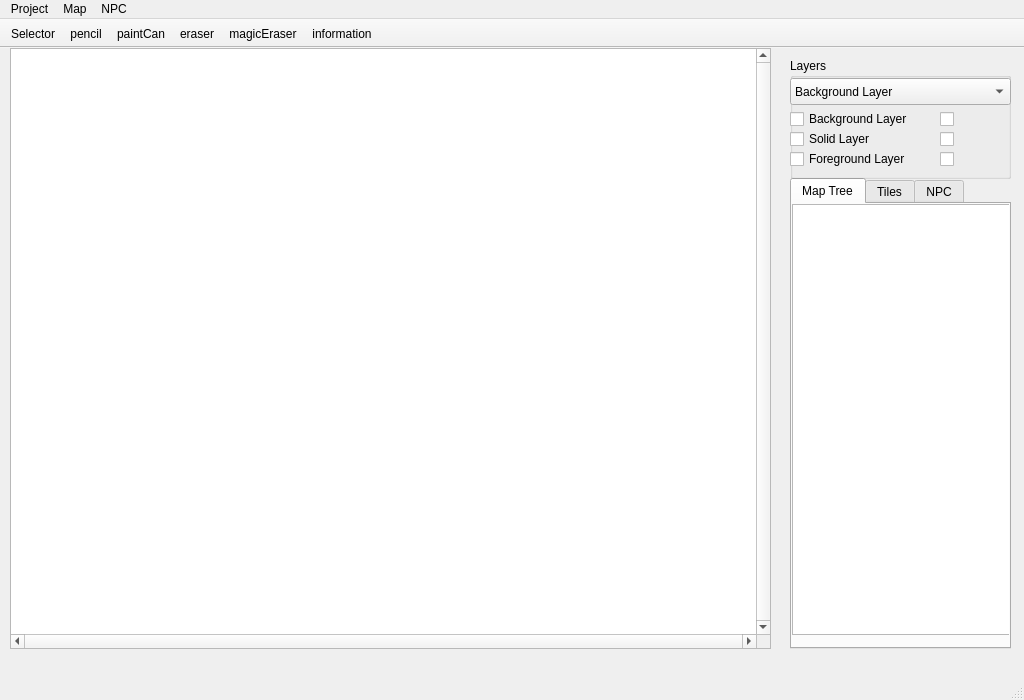
<?xml version="1.0" encoding="UTF-8"?>
<ui version="4.0">
 <class>MainWindow</class>
 <widget class="QMainWindow" name="MainWindow">
  <property name="geometry">
   <rect>
    <x>0</x>
    <y>0</y>
    <width>1024</width>
    <height>700</height>
   </rect>
  </property>
  <property name="windowTitle">
   <string>Figaro Editor</string>
  </property>
  <widget class="QWidget" name="centralWidget">
   <widget class="QTabWidget" name="tabWidget">
    <property name="geometry">
     <rect>
      <x>790</x>
      <y>130</y>
      <width>221</width>
      <height>471</height>
     </rect>
    </property>
    <property name="acceptDrops">
     <bool>false</bool>
    </property>
    <property name="currentIndex">
     <number>0</number>
    </property>
    <widget class="QWidget" name="tabTree">
     <attribute name="title">
      <string>Map Tree</string>
     </attribute>
     <widget class="QTreeWidget" name="projectTree">
      <property name="geometry">
       <rect>
        <x>0</x>
        <y>0</y>
        <width>221</width>
        <height>431</height>
       </rect>
      </property>
      <attribute name="headerVisible">
       <bool>false</bool>
      </attribute>
      <column>
       <property name="text">
        <string notr="true">1</string>
       </property>
      </column>
     </widget>
    </widget>
    <widget class="QWidget" name="tabTiles">
     <attribute name="title">
      <string>Tiles</string>
     </attribute>
     <widget class="QGraphicsView" name="tilemapView">
      <property name="geometry">
       <rect>
        <x>0</x>
        <y>0</y>
        <width>221</width>
        <height>311</height>
       </rect>
      </property>
     </widget>
    </widget>
    <widget class="QWidget" name="tab">
     <attribute name="title">
      <string>NPC</string>
     </attribute>
     <widget class="QTableWidget" name="npcTableWidget">
      <property name="geometry">
       <rect>
        <x>0</x>
        <y>0</y>
        <width>211</width>
        <height>121</height>
       </rect>
      </property>
      <property name="minimumSize">
       <size>
        <width>211</width>
        <height>0</height>
       </size>
      </property>
      <attribute name="horizontalHeaderMinimumSectionSize">
       <number>60</number>
      </attribute>
      <attribute name="verticalHeaderMinimumSectionSize">
       <number>30</number>
      </attribute>
      <row>
       <property name="text">
        <string>Name</string>
       </property>
      </row>
      <row>
       <property name="text">
        <string>X</string>
       </property>
      </row>
      <row>
       <property name="text">
        <string>Y</string>
       </property>
      </row>
      <column>
       <property name="text">
        <string>Value</string>
       </property>
      </column>
     </widget>
    </widget>
   </widget>
   <widget class="QGraphicsView" name="mapView">
    <property name="geometry">
     <rect>
      <x>10</x>
      <y>0</y>
      <width>761</width>
      <height>601</height>
     </rect>
    </property>
    <property name="acceptDrops">
     <bool>false</bool>
    </property>
    <property name="verticalScrollBarPolicy">
     <enum>Qt::ScrollBarAlwaysOn</enum>
    </property>
    <property name="horizontalScrollBarPolicy">
     <enum>Qt::ScrollBarAlwaysOn</enum>
    </property>
   </widget>
   <widget class="QGroupBox" name="groupBox">
    <property name="geometry">
     <rect>
      <x>790</x>
      <y>10</y>
      <width>221</width>
      <height>121</height>
     </rect>
    </property>
    <property name="title">
     <string>Layers</string>
    </property>
    <widget class="QComboBox" name="cmbLayers">
     <property name="geometry">
      <rect>
       <x>0</x>
       <y>20</y>
       <width>221</width>
       <height>27</height>
      </rect>
     </property>
     <item>
      <property name="text">
       <string>Background Layer</string>
      </property>
     </item>
     <item>
      <property name="text">
       <string>Solid Layer</string>
      </property>
     </item>
     <item>
      <property name="text">
       <string>Foreground Layer</string>
      </property>
     </item>
    </widget>
    <widget class="QCheckBox" name="chkBackground">
     <property name="geometry">
      <rect>
       <x>0</x>
       <y>50</y>
       <width>151</width>
       <height>22</height>
      </rect>
     </property>
     <property name="text">
      <string>Background Layer</string>
     </property>
    </widget>
    <widget class="QCheckBox" name="chkSolid">
     <property name="geometry">
      <rect>
       <x>0</x>
       <y>70</y>
       <width>111</width>
       <height>22</height>
      </rect>
     </property>
     <property name="text">
      <string>Solid Layer</string>
     </property>
    </widget>
    <widget class="QCheckBox" name="chkForeground">
     <property name="geometry">
      <rect>
       <x>0</x>
       <y>90</y>
       <width>151</width>
       <height>22</height>
      </rect>
     </property>
     <property name="text">
      <string>Foreground Layer</string>
     </property>
    </widget>
    <widget class="QCheckBox" name="chkOpacityBackground">
     <property name="geometry">
      <rect>
       <x>150</x>
       <y>50</y>
       <width>51</width>
       <height>22</height>
      </rect>
     </property>
     <property name="text">
      <string/>
     </property>
     <property name="icon">
      <iconset resource="resources/resources.qrc">
       <normaloff>:/icons/onion.png</normaloff>:/icons/onion.png</iconset>
     </property>
    </widget>
    <widget class="QCheckBox" name="chkOpacitySolid">
     <property name="geometry">
      <rect>
       <x>150</x>
       <y>70</y>
       <width>51</width>
       <height>22</height>
      </rect>
     </property>
     <property name="text">
      <string/>
     </property>
     <property name="icon">
      <iconset resource="resources/resources.qrc">
       <normaloff>:/icons/onion.png</normaloff>:/icons/onion.png</iconset>
     </property>
    </widget>
    <widget class="QCheckBox" name="chkOpacityForegrond">
     <property name="geometry">
      <rect>
       <x>150</x>
       <y>90</y>
       <width>51</width>
       <height>22</height>
      </rect>
     </property>
     <property name="text">
      <string/>
     </property>
     <property name="icon">
      <iconset resource="resources/resources.qrc">
       <normaloff>:/icons/onion.png</normaloff>:/icons/onion.png</iconset>
     </property>
    </widget>
   </widget>
  </widget>
  <widget class="QToolBar" name="mainToolBar">
   <property name="movable">
    <bool>false</bool>
   </property>
   <property name="floatable">
    <bool>false</bool>
   </property>
   <attribute name="toolBarArea">
    <enum>TopToolBarArea</enum>
   </attribute>
   <attribute name="toolBarBreak">
    <bool>false</bool>
   </attribute>
   <addaction name="actionSelector"/>
   <addaction name="actionPencil"/>
   <addaction name="actionPaintCan"/>
   <addaction name="actionEraser"/>
   <addaction name="actionMagicEraser"/>
   <addaction name="actionInformation"/>
  </widget>
  <widget class="QStatusBar" name="statusBar"/>
  <widget class="QMenuBar" name="menuBar">
   <property name="geometry">
    <rect>
     <x>0</x>
     <y>0</y>
     <width>1024</width>
     <height>25</height>
    </rect>
   </property>
   <widget class="QMenu" name="menuMap">
    <property name="title">
     <string>Map</string>
    </property>
    <addaction name="mpActionNew_Map"/>
    <addaction name="mpActionMap_Properties"/>
   </widget>
   <widget class="QMenu" name="menuProject">
    <property name="title">
     <string>Project</string>
    </property>
    <addaction name="prActionSet_Main_Folder"/>
    <addaction name="prActionEngine_Config"/>
    <addaction name="prActionSave"/>
   </widget>
   <widget class="QMenu" name="menuNPC">
    <property name="title">
     <string>NPC</string>
    </property>
    <addaction name="npcActionAdd_NPC"/>
    <addaction name="actionRemove_Current_NPC"/>
   </widget>
   <addaction name="menuProject"/>
   <addaction name="menuMap"/>
   <addaction name="menuNPC"/>
  </widget>
  <action name="tlActionImportTileset">
   <property name="icon">
    <iconset resource="resources/resources.qrc">
     <normaloff>:/icons/addTiles.png</normaloff>:/icons/addTiles.png</iconset>
   </property>
   <property name="text">
    <string>Import Tileset</string>
   </property>
  </action>
  <action name="dbActionImport_test_Tileset">
   <property name="text">
    <string>Import test Tileset</string>
   </property>
  </action>
  <action name="mpActionNew_Map">
   <property name="icon">
    <iconset resource="resources/resources.qrc">
     <normaloff>:/icons/addMap.png</normaloff>:/icons/addMap.png</iconset>
   </property>
   <property name="text">
    <string>New Map</string>
   </property>
  </action>
  <action name="actionFile">
   <property name="text">
    <string>File</string>
   </property>
  </action>
  <action name="prActionSave">
   <property name="icon">
    <iconset resource="resources/resources.qrc">
     <normaloff>:/icons/save.png</normaloff>:/icons/save.png</iconset>
   </property>
   <property name="text">
    <string>Save</string>
   </property>
  </action>
  <action name="prActionEngine_Config">
   <property name="icon">
    <iconset resource="resources/resources.qrc">
     <normaloff>:/icons/config.png</normaloff>:/icons/config.png</iconset>
   </property>
   <property name="text">
    <string>Engine Config</string>
   </property>
  </action>
  <action name="prActionSet_Main_Folder">
   <property name="icon">
    <iconset resource="resources/resources.qrc">
     <normaloff>:/icons/mainFolder.png</normaloff>:/icons/mainFolder.png</iconset>
   </property>
   <property name="text">
    <string>Set Main Folder</string>
   </property>
  </action>
  <action name="actionLoad_Existing_Map">
   <property name="text">
    <string>Load Existing Map</string>
   </property>
  </action>
  <action name="actionPencil">
   <property name="icon">
    <iconset resource="resources/resources.qrc">
     <normaloff>:/icons/pencil.png</normaloff>:/icons/pencil.png</iconset>
   </property>
   <property name="text">
    <string>pencil</string>
   </property>
   <property name="shortcut">
    <string>Ctrl+P</string>
   </property>
  </action>
  <action name="actionEraser">
   <property name="icon">
    <iconset resource="resources/resources.qrc">
     <normaloff>:/icons/eraser.png</normaloff>:/icons/eraser.png</iconset>
   </property>
   <property name="text">
    <string>eraser</string>
   </property>
   <property name="shortcut">
    <string>Ctrl+E</string>
   </property>
  </action>
  <action name="actionPaintCan">
   <property name="icon">
    <iconset resource="resources/resources.qrc">
     <normaloff>:/icons/paintcan.png</normaloff>:/icons/paintcan.png</iconset>
   </property>
   <property name="text">
    <string>paintCan</string>
   </property>
   <property name="shortcut">
    <string>Ctrl+C</string>
   </property>
  </action>
  <action name="mpActionMap_Properties">
   <property name="icon">
    <iconset resource="resources/resources.qrc">
     <normaloff>:/icons/mapProperties.png</normaloff>:/icons/mapProperties.png</iconset>
   </property>
   <property name="text">
    <string>Edit Map Properties</string>
   </property>
  </action>
  <action name="actionInformation">
   <property name="icon">
    <iconset resource="resources/resources.qrc">
     <normaloff>:/icons/information.png</normaloff>:/icons/information.png</iconset>
   </property>
   <property name="text">
    <string>information</string>
   </property>
  </action>
  <action name="actionMagicEraser">
   <property name="icon">
    <iconset resource="resources/resources.qrc">
     <normaloff>:/icons/magicEraser.png</normaloff>:/icons/magicEraser.png</iconset>
   </property>
   <property name="text">
    <string>magicEraser</string>
   </property>
  </action>
  <action name="npcActionAdd_NPC">
   <property name="icon">
    <iconset resource="resources/resources.qrc">
     <normaloff>:/icons/addNPC.png</normaloff>:/icons/addNPC.png</iconset>
   </property>
   <property name="text">
    <string>Add New NPC</string>
   </property>
  </action>
  <action name="actionSelector">
   <property name="icon">
    <iconset resource="resources/resources.qrc">
     <normaloff>:/icons/cursor.png</normaloff>:/icons/cursor.png</iconset>
   </property>
   <property name="text">
    <string>Selector</string>
   </property>
  </action>
  <action name="actionRemove_Current_NPC">
   <property name="icon">
    <iconset resource="resources/resources.qrc">
     <normaloff>:/icons/removeNPC.png</normaloff>:/icons/removeNPC.png</iconset>
   </property>
   <property name="text">
    <string>Remove Current NPC</string>
   </property>
  </action>
 </widget>
 <layoutdefault spacing="6" margin="11"/>
 <resources>
  <include location="resources/resources.qrc"/>
 </resources>
 <connections>
  <connection>
   <sender>mpActionNew_Map</sender>
   <signal>triggered()</signal>
   <receiver>MainWindow</receiver>
   <slot>onCreateNewMapAction()</slot>
   <hints>
    <hint type="sourcelabel">
     <x>-1</x>
     <y>-1</y>
    </hint>
    <hint type="destinationlabel">
     <x>283</x>
     <y>203</y>
    </hint>
   </hints>
  </connection>
  <connection>
   <sender>prActionSave</sender>
   <signal>triggered()</signal>
   <receiver>MainWindow</receiver>
   <slot>onSaveAction()</slot>
   <hints>
    <hint type="sourcelabel">
     <x>-1</x>
     <y>-1</y>
    </hint>
    <hint type="destinationlabel">
     <x>283</x>
     <y>203</y>
    </hint>
   </hints>
  </connection>
  <connection>
   <sender>prActionEngine_Config</sender>
   <signal>triggered()</signal>
   <receiver>MainWindow</receiver>
   <slot>onGeneralConfigAction()</slot>
   <hints>
    <hint type="sourcelabel">
     <x>-1</x>
     <y>-1</y>
    </hint>
    <hint type="destinationlabel">
     <x>283</x>
     <y>203</y>
    </hint>
   </hints>
  </connection>
  <connection>
   <sender>prActionSet_Main_Folder</sender>
   <signal>triggered()</signal>
   <receiver>MainWindow</receiver>
   <slot>onSetMainFolderAction()</slot>
   <hints>
    <hint type="sourcelabel">
     <x>-1</x>
     <y>-1</y>
    </hint>
    <hint type="destinationlabel">
     <x>416</x>
     <y>269</y>
    </hint>
   </hints>
  </connection>
  <connection>
   <sender>actionPencil</sender>
   <signal>triggered()</signal>
   <receiver>MainWindow</receiver>
   <slot>onPencilToolbar()</slot>
   <hints>
    <hint type="sourcelabel">
     <x>-1</x>
     <y>-1</y>
    </hint>
    <hint type="destinationlabel">
     <x>416</x>
     <y>269</y>
    </hint>
   </hints>
  </connection>
  <connection>
   <sender>actionEraser</sender>
   <signal>triggered()</signal>
   <receiver>MainWindow</receiver>
   <slot>onEraserToolbar()</slot>
   <hints>
    <hint type="sourcelabel">
     <x>-1</x>
     <y>-1</y>
    </hint>
    <hint type="destinationlabel">
     <x>416</x>
     <y>269</y>
    </hint>
   </hints>
  </connection>
  <connection>
   <sender>actionPaintCan</sender>
   <signal>triggered()</signal>
   <receiver>MainWindow</receiver>
   <slot>onPaintCanToolbar()</slot>
   <hints>
    <hint type="sourcelabel">
     <x>-1</x>
     <y>-1</y>
    </hint>
    <hint type="destinationlabel">
     <x>416</x>
     <y>269</y>
    </hint>
   </hints>
  </connection>
  <connection>
   <sender>mpActionMap_Properties</sender>
   <signal>triggered()</signal>
   <receiver>MainWindow</receiver>
   <slot>onMapPropertiesAction()</slot>
   <hints>
    <hint type="sourcelabel">
     <x>-1</x>
     <y>-1</y>
    </hint>
    <hint type="destinationlabel">
     <x>416</x>
     <y>281</y>
    </hint>
   </hints>
  </connection>
  <connection>
   <sender>actionInformation</sender>
   <signal>triggered()</signal>
   <receiver>MainWindow</receiver>
   <slot>onInformationToolbar()</slot>
   <hints>
    <hint type="sourcelabel">
     <x>-1</x>
     <y>-1</y>
    </hint>
    <hint type="destinationlabel">
     <x>416</x>
     <y>281</y>
    </hint>
   </hints>
  </connection>
  <connection>
   <sender>actionMagicEraser</sender>
   <signal>triggered()</signal>
   <receiver>MainWindow</receiver>
   <slot>onMagicEraserToolbar()</slot>
   <hints>
    <hint type="sourcelabel">
     <x>-1</x>
     <y>-1</y>
    </hint>
    <hint type="destinationlabel">
     <x>511</x>
     <y>349</y>
    </hint>
   </hints>
  </connection>
  <connection>
   <sender>npcActionAdd_NPC</sender>
   <signal>triggered()</signal>
   <receiver>MainWindow</receiver>
   <slot>onAddNPC()</slot>
   <hints>
    <hint type="sourcelabel">
     <x>-1</x>
     <y>-1</y>
    </hint>
    <hint type="destinationlabel">
     <x>511</x>
     <y>349</y>
    </hint>
   </hints>
  </connection>
  <connection>
   <sender>actionSelector</sender>
   <signal>triggered()</signal>
   <receiver>MainWindow</receiver>
   <slot>onSelectorToolbar()</slot>
   <hints>
    <hint type="sourcelabel">
     <x>-1</x>
     <y>-1</y>
    </hint>
    <hint type="destinationlabel">
     <x>511</x>
     <y>349</y>
    </hint>
   </hints>
  </connection>
 </connections>
 <slots>
  <slot>onImportTilesetAction()</slot>
  <slot>debug_onImportTestTilesetAction()</slot>
  <slot>onCreateNewMapAction()</slot>
  <slot>onSaveAction()</slot>
  <slot>onGeneralConfigAction()</slot>
  <slot>onSetMainFolderAction()</slot>
  <slot>onPencilToolbar()</slot>
  <slot>onEraserToolbar()</slot>
  <slot>onPaintCanToolbar()</slot>
  <slot>onMapPropertiesAction()</slot>
  <slot>onInformationToolbar()</slot>
  <slot>onMagicEraserToolbar()</slot>
  <slot>onAddNPC()</slot>
  <slot>onSelectorToolbar()</slot>
 </slots>
</ui>
